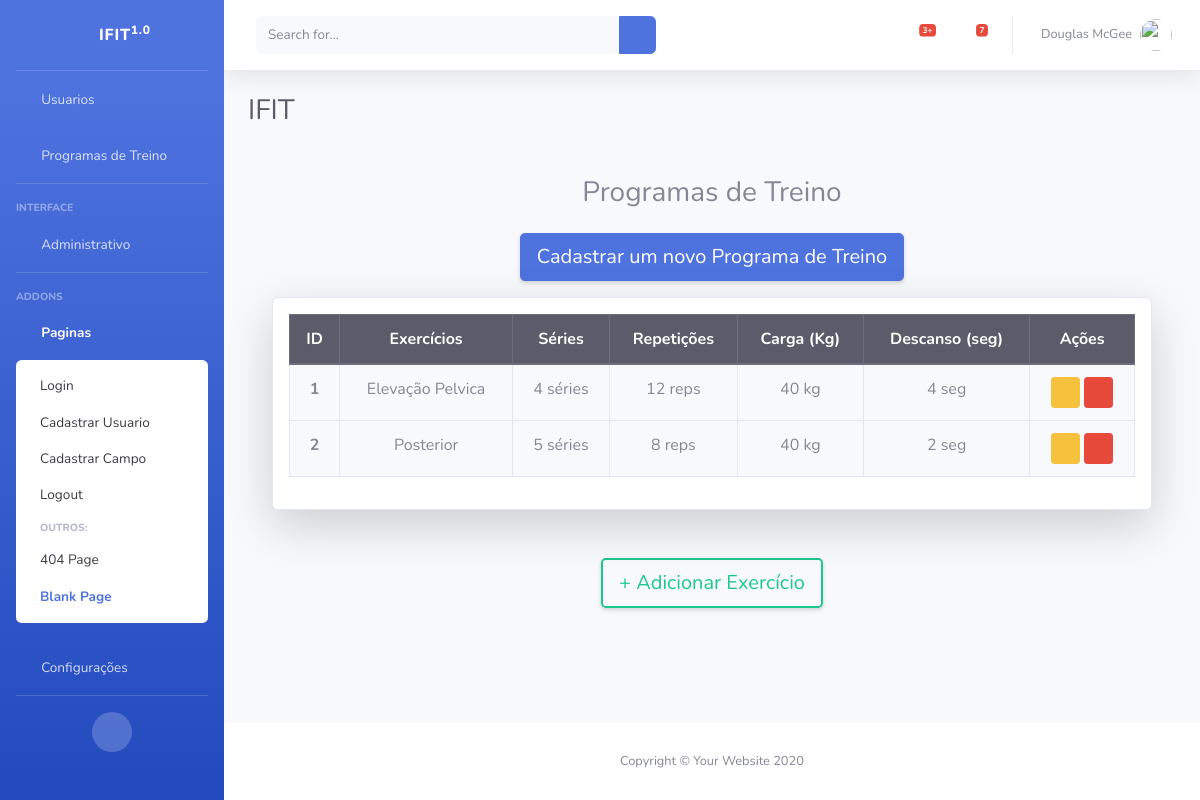
Page /listar/training-exercicios/ on the committed database.
### cadastros/models.py (models this page shows, shortened)
class TrainingExercicio(models.Model):
    exercise = models.ForeignKey(Exercicio, on_delete=models.CASCADE,)
    pt = models.CharField(max_length=1, default='Programa treino')
    series = models.IntegerField()
    repeticoes = models.IntegerField()
    carga = models.CharField(max_length=50, blank=True, null=True)
    descanso = models.IntegerField()  # em segundos
    descricao = models.CharField(max_length=100, default='Descrição padrão')

class Exercicio(models.Model):
    exercicio = models.CharField(max_length=50)
    tipo = models.CharField(max_length=10)
    grupo = models.CharField(max_length=20)
    descricao = models.CharField(max_length=100)
    def __str__(self):
        return self.exercicio

### cadastros/views.py (the view)
# urls.py: path('listar/training-exercicios/', TrainingExercicioList.as_view(), name='listar-training-exercicios'),
class TrainingExercicioList(ListView):
    model = TrainingExercicio
    template_name = 'cadastros/listas/training_exercicio.html'
    def get_context_data(self, **kwargs):
        context = super().get_context_data(**kwargs)
        context['training_exercicio'] = TrainingExercicio.objects.select_related('exercise').all()  # Removido 'training'
        return context

### cadastros/templates/cadastros/listas/training_exercicio.html
{% extends 'paginas/index.html' %}
{% load static %}
{% block conteudo %}
<div class="container mt-5">
    <h3 class="text-center mb-4">Programas de Treino</h3>
    <div class="text-center mb-3">
        <a href="{% url 'cadastrar-training-exercicio' %}" class="btn btn-primary btn-lg shadow-sm">Cadastrar um novo Programa de Treino</a>
    </div>
    <div class="card shadow-lg p-3 mb-5 bg-white rounded">
        <div class="table-responsive">
            <table class="table table-bordered table-striped table-hover text-center align-middle">
                <thead class="thead-dark">
                    <tr>
                        <th>ID</th>
                        <th>Exercícios</th>
                        <th>Séries</th>
                        <th>Repetições</th>
                        <th>Carga (Kg)</th>
                        <th>Descanso (seg)</th>
                        <th>Ações</th>
                    </tr>
                </thead>
                <tbody>
                    {% for training_exercicio in object_list %}
                    <tr class="bg-light">
                        <td><strong>{{ training_exercicio.pk }}</strong></td>
                        <td>{{ training_exercicio.exercise }}</td>
                        <td>{{ training_exercicio.series }} séries</td>
                        <td>{{ training_exercicio.repeticoes }} reps</td>
                        <td>{{ training_exercicio.carga }} kg</td>
                        <td>{{ training_exercicio.descanso }} seg</td>
                        <td>
                            <a href="{% url 'editar-training-exercicio' training_exercicio.pk %}" class="btn btn-warning btn-sm" title="Editar">
                                <i class="fas fa-edit"></i>
                            </a>
                            <a href="{% url 'excluir-training-exercicio' training_exercicio.pk %}" class="btn btn-danger btn-sm" title="Excluir">
                                <i class="fas fa-trash-alt"></i>
                            </a>
                        </td>
                    </tr>
                    {% empty %}
                    <tr>
                        <td colspan="7" class="text-center">Nenhum exercício encontrado.</td>
                    </tr>
                    {% endfor %}
                </tbody>
            </table>
        </div>
    </div>
    <div class="text-center mt-3">
        <a href="{% url 'cadastrar-exercicio' %}" class="btn btn-outline-success btn-lg shadow-sm" style="border-width: 2px;">+ Adicionar Exercício</a>
    </div>
</div>
{% endblock %}

### rows in the picture
TrainingExercicio: pk "1", exercise "Elevação Pelvica", series "4", repeticoes "12", carga "40", descanso "4"
TrainingExercicio: pk "2", exercise "Posterior", series "5", repeticoes "8", carga "40", descanso "2"
